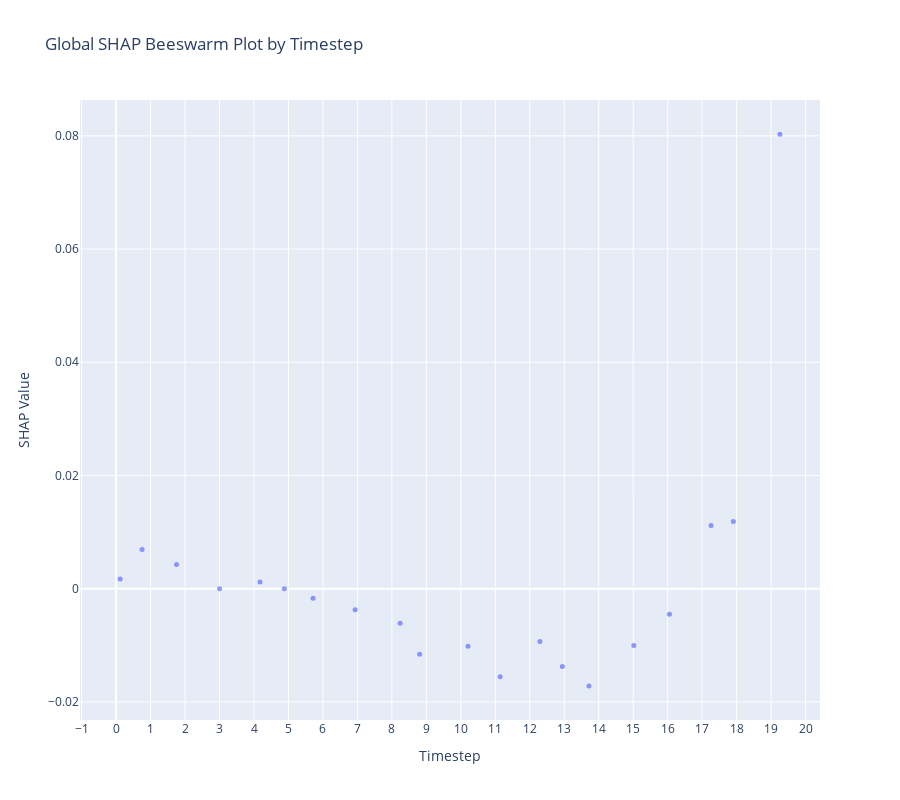

Notebook code cell kept with this figure:
### Code cell
import numpy as np
import pandas as pd
import plotly.express as px

# Assume shap_values is computed earlier and has shape (200, n_timesteps)
# For example, from:
# shap_values = explainer_shap.shap_values(X_test_shap)
# if isinstance(shap_values, list):
#     shap_values = shap_values[0]

n_samples, n_timesteps, _ = shap_values.shape

# Unroll the matrix to a long-form DataFrame.
df_beeswarm = pd.DataFrame({
    "timestep": np.repeat(np.arange(n_timesteps), n_samples),
    "shap_value": shap_values.flatten()
})

# Add a small jitter to the timestep values so that points don't all stack on top of each other.
jitter = np.random.uniform(-0.3, 0.3, size=df_beeswarm.shape[0])
df_beeswarm["timestep_jitter"] = df_beeswarm["timestep"] + jitter

# Create the beeswarm plot using Plotly Express.
fig = px.scatter(
    df_beeswarm,
    x="timestep_jitter",
    y="shap_value",
    title="Global SHAP Beeswarm Plot by Timestep",
    labels={"timestep_jitter": "Timestep", "shap_value": "SHAP Value"},
    opacity=0.7
)

# Adjust marker size and x-axis ticks.
fig.update_traces(marker=dict(size=5))
fig.update_layout(
    xaxis=dict(tickmode="linear", dtick=1),
    height=800
)

fig.show()

### Figure 1 — Plotly figure (JSON) as saved in the notebook; plotly's stock layout.template omitted (floating-point values rounded to 4 significant figures)
{"data": [{"hovertemplate": "Timestep=%{x}<br>SHAP Value=%{y}<extra></extra>", "legendgroup": "", "marker": {"color": "#636efa", "opacity": 0.7, "size": 5, "symbol": "circle"}, "mode": "markers", "name": "", "orientation": "v", "showlegend": false, "type": "scatter", "x": [0.116, 0.7521, 1.753, 3.002, 4.174, 4.88, 5.714, 6.932, 8.239, 8.805, 10.21, 11.14, 12.29, 12.94, 13.72, 15.02, 16.05, 17.26, 17.9, 19.25], "xaxis": "x", "y": [0.00173, 0.006946, 0.00427, 0, 0.001203, 0, -0.001666, -0.003713, -0.006116, -0.01157, -0.01018, -0.01556, -0.009322, -0.01372, -0.01717, -0.01004, -0.004493, 0.01117, 0.01187, 0.0803], "yaxis": "y"}], "layout": {"height": 800, "legend": {"tracegroupgap": 0}, "title": {"text": "Global SHAP Beeswarm Plot by Timestep"}, "xaxis": {"anchor": "y", "domain": [0, 1], "dtick": 1, "tickmode": "linear", "title": {"text": "Timestep"}}, "yaxis": {"anchor": "x", "domain": [0, 1], "title": {"text": "SHAP Value"}}}}
